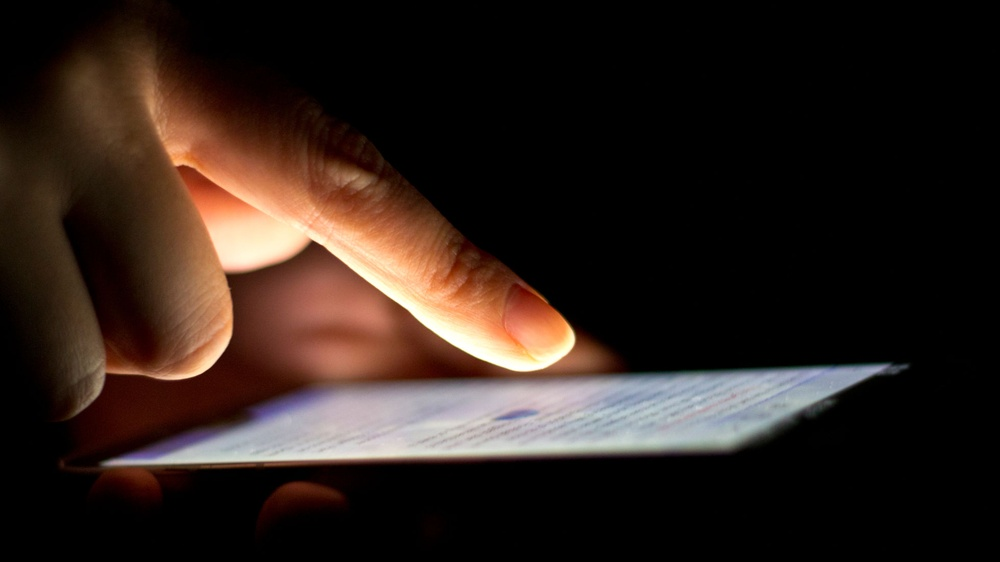
#> input picture Frontend/images/fingertip-phone-bg.jpg, 1000 x 562 px, shrunk from 1960 x 1102 before the run
$ python transform_media.py --apkDir ../Frontend/images --outputFile out.png
#> lines starting #> are read from the running program, lines starting #| are printed output that depends on the picture
#!/usr/bin/env python3

# This script transforms resource files into hash values.
# For still images, pHash (perceptual hash) is used.  For all other types of files, SHA25 is used.

import argparse
import os
import re
from PIL import Image, ImageEnhance
import imagehash
import json
from operator import itemgetter
import hashlib


def getAllFilesOfExtension(rootDir, patternRegExp):
    """Traverse a directory tree and find all the files with a specified extension
       Args:
         rootDir: The directory to traverse
         patternRegExp: Regular expression for extension matching
       Returns:
         A list of files
    """
#> called with rootDir = 'Frontend/images', patternRegExp = '\\.(png|jpg|jpeg|bmp)$'
    fileList = []
    filePatternRe = re.compile(patternRegExp)
    for (dirPath, dirNames, fileNames) in os.walk(rootDir):
        for filename in fileNames:
            if filePatternRe.search(filename):
                fileList.append((dirPath, filename, os.path.getsize(os.path.join(dirPath, filename))))
    return sorted(fileList, key=itemgetter(2), reverse=True)


def getFileSHA256(fileFullPath):
    """Get the SHA256 hash value of a file
       Args:
         fileFullPath: Full filename of a file
       Returns:
         Hex hash value in string
    """
    file = open(fileFullPath, "rb")
    fileContent = file.read()
    fileHash = hashlib.sha256(fileContent)
    file.close()
    return "%s" % fileHash.hexdigest()


def getImagePHash(imgFileFullPath):
    """Get the pHash value of an image file
       Args:
         fileFullPath: Full filename of an image file
       Returns:
         Hex hash value in string
    """
#> called with imgFileFullPath = 'Frontend/images/fingertip-phone-bg.jpg'
    try:
        image = Image.open(imgFileFullPath)
#> image is the input picture: PIL image 1000x562 RGB; mean R, G, B 45.5, 33.1, 27.4
        imageW, imageH = image.size
#> imageW = 1000; imageH = 562
        if imageW >= 24 and imageH >= 24:
            enhancer = ImageEnhance.Contrast(image)
            image = enhancer.enhance(0.5)
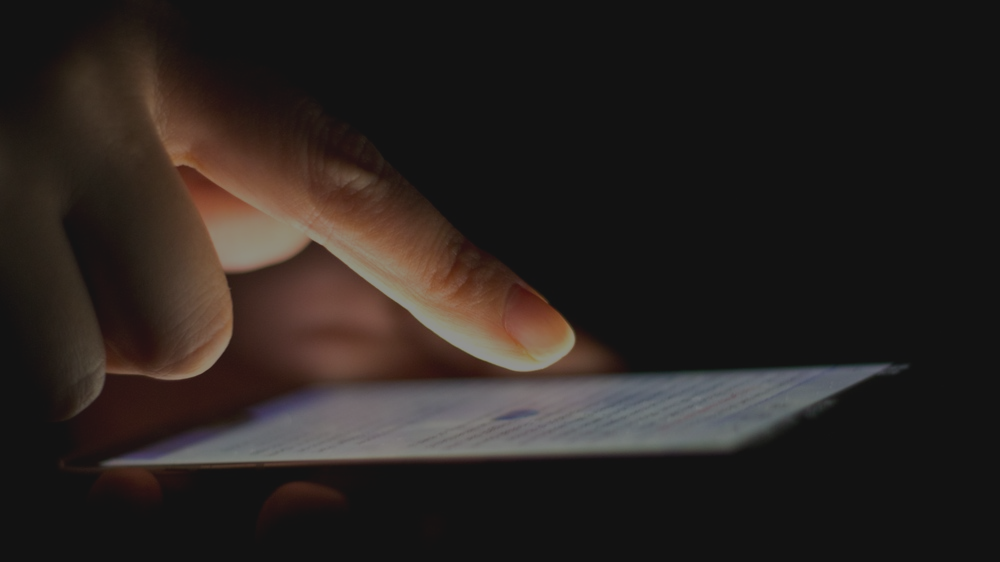
#> image: PIL image 1000x562 RGB; mean R, G, B 40.6, 34.5, 31.6
            imgHash = imagehash.phash(image.convert(mode="L"), hash_size=16)
            #binaryHashKey = "".join("{0:b}".format(hexValue) for hexValue in imgHash.hash.tobytes())
            hexHashKey = "{}".format(imgHash)
            return hexHashKey
    except:
        return None
    return None


def getMediaHashObject(apkDir):
    """Traverse a directory tree and get the hash values of all resource files.
       Args:
         apkDir: Directory in which contents of an APK are extracted to
       Returns:
         An object with properties:
           pHash: A list of pHash values
           sha256: A list of SHA25 values
    """
    allImageFiles = getAllFilesOfExtension(apkDir, "\.(png|jpg|jpeg|bmp)$")
    allMediaFiles = getAllFilesOfExtension(apkDir, "\.(ogg|wav|mp3|mp4|png|jpg|jpeg|bmp|html|htm|js|css)$")
    transformedMedia = {"phash": {}, "sha256": {}}

    for dirPath, baseFilename, fileSize in allImageFiles:
        imgFile = os.path.join(dirPath, baseFilename)
        imgFilepHash = getImagePHash(imgFile)
        if imgFilepHash is None:
            continue
        if imgFilepHash not in transformedMedia["phash"].keys():
            transformedMedia["phash"][imgFilepHash] = []
        transformedMedia["phash"][imgFilepHash].append(os.path.relpath(imgFile, apkDir))

    for dirPath, baseFilename, fileSize in allMediaFiles:
        mediaFile = os.path.join(dirPath, baseFilename)
        mediaFileHash = getFileSHA256(mediaFile)
        if mediaFileHash not in transformedMedia["sha256"].keys():
            transformedMedia["sha256"][mediaFileHash] = []
        transformedMedia["sha256"][mediaFileHash].append(os.path.relpath(mediaFile, apkDir))

    return transformedMedia


def HashMediaFiles(apkDir, outputFile):
    """Save the hash values of resource files to a file.
       Args:
         apkDir: Directory in which contents of an APK are extracted to
         outputFile: The full filename of the target file
       Returns:
         None
    """
    medaiFilesHashObject = getMediaHashObject(apkDir)
    json.dump(medaiFilesHashObject, outputFile, sort_keys=True, indent=2)


if __name__ == '__main__':
    # The usage of arguemnts is self-explanatory as follows
    argParser = argparse.ArgumentParser()
    argParser.add_argument("--apkDir", help="Root Directory of an APK extracted using APKTOOL", required=True)
    argParser.add_argument("--outputFile", help="The output file to be saved", type=argparse.FileType("w"), required=True)

    args = argParser.parse_args()
    apkDir = os.path.realpath(args.apkDir)
    HashMediaFiles(apkDir, args.outputFile)
#> (the call stopped at in getImagePHash, `imgHash = imagehash.phash(image.convert(mode="L"), hash_size=16)`: imagehash is not available in this run)
